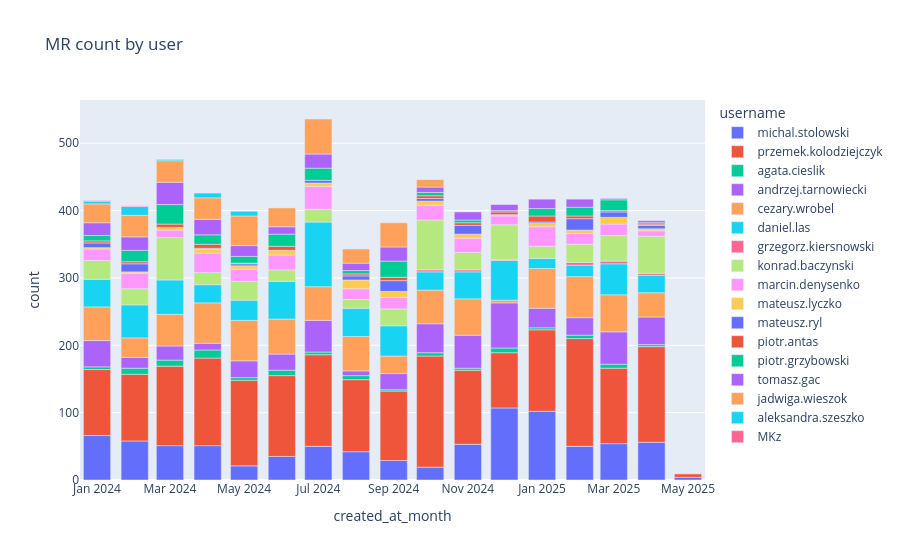

Write notebook code for a chart like this one.
### Code cell
import plotly.express as px
import warnings

warnings.filterwarnings("ignore")

mrs_count_by_author = mrs\
.groupBy('author.username','created_at_month')\
.agg(f.count('*').alias('count'))\
.orderBy(f.col('created_at_month').desc(),f.col('username'))

px.bar(mrs_count_by_author.toPandas(),x='created_at_month',y='count',color='username',title='MR count by user',height=500)

### Figure 1 — Plotly figure (JSON) as saved in the notebook; plotly's stock layout.template omitted (floating-point values rounded to 4 significant figures)
{"data": [{"alignmentgroup": "True", "hovertemplate": "username=michal.stolowski<br>created_at_month=%{x}<br>count=%{y}<extra></extra>", "legendgroup": "michal.stolowski", "marker": {"color": "#636efa", "pattern": {"shape": ""}}, "name": "michal.stolowski", "offsetgroup": "michal.stolowski", "orientation": "v", "showlegend": true, "textposition": "auto", "type": "bar", "x": ["2025-05-01T00:00:00", "2025-04-01T00:00:00", "2025-03-01T00:00:00", "2025-02-01T00:00:00", "2025-01-01T00:00:00", "2024-12-01T00:00:00", "2024-11-01T00:00:00", "2024-10-01T00:00:00", "2024-09-01T00:00:00", "2024-08-01T00:00:00", "2024-07-01T00:00:00", "2024-06-01T00:00:00", "2024-05-01T00:00:00", "2024-04-01T00:00:00", "2024-03-01T00:00:00", "2024-02-01T00:00:00", "2024-01-01T00:00:00"], "xaxis": "x", "y": [4, 56, 54, 50, 102, 107, 53, 19, 29, 42, 50, 35, 21, 51, 51, 58, 66], "yaxis": "y"}, {"alignmentgroup": "True", "hovertemplate": "username=przemek.kolodziejczyk<br>created_at_month=%{x}<br>count=%{y}<extra></extra>", "legendgroup": "przemek.kolodziejczyk", "marker": {"color": "#EF553B", "pattern": {"shape": ""}}, "name": "przemek.kolodziejczyk", "offsetgroup": "przemek.kolodziejczyk", "orientation": "v", "showlegend": true, "textposition": "auto", "type": "bar", "x": ["2025-05-01T00:00:00", "2025-04-01T00:00:00", "2025-03-01T00:00:00", "2025-02-01T00:00:00", "2025-01-01T00:00:00", "2024-12-01T00:00:00", "2024-11-01T00:00:00", "2024-10-01T00:00:00", "2024-09-01T00:00:00", "2024-08-01T00:00:00", "2024-07-01T00:00:00", "2024-06-01T00:00:00", "2024-05-01T00:00:00", "2024-04-01T00:00:00", "2024-03-01T00:00:00", "2024-02-01T00:00:00", "2024-01-01T00:00:00"], "xaxis": "x", "y": [5, 142, 112, 160, 121, 82, 110, 165, 103, 107, 136, 120, 127, 130, 118, 99, 98], "yaxis": "y"}, {"alignmentgroup": "True", "hovertemplate": "username=agata.cieslik<br>created_at_month=%{x}<br>count=%{y}<extra></extra>", "legendgroup": "agata.cieslik", "marker": {"color": "#00cc96", "pattern": {"shape": ""}}, "name": "agata.cieslik", "offsetgroup": "agata.cieslik", "orientation": "v", "showlegend": true, "textposition": "auto", "type": "bar", "x": ["2025-04-01T00:00:00", "2025-03-01T00:00:00", "2025-02-01T00:00:00", "2025-01-01T00:00:00", "2024-12-01T00:00:00", "2024-11-01T00:00:00", "2024-10-01T00:00:00", "2024-09-01T00:00:00", "2024-08-01T00:00:00", "2024-07-01T00:00:00", "2024-06-01T00:00:00", "2024-05-01T00:00:00", "2024-04-01T00:00:00", "2024-03-01T00:00:00", "2024-02-01T00:00:00", "2024-01-01T00:00:00"], "xaxis": "x", "y": [3, 6, 5, 3, 7, 3, 5, 2, 6, 4, 8, 4, 12, 9, 9, 4], "yaxis": "y"}, {"alignmentgroup": "True", "hovertemplate": "username=andrzej.tarnowiecki<br>created_at_month=%{x}<br>count=%{y}<extra></extra>", "legendgroup": "andrzej.tarnowiecki", "marker": {"color": "#ab63fa", "pattern": {"shape": ""}}, "name": "andrzej.tarnowiecki", "offsetgroup": "andrzej.tarnowiecki", "orientation": "v", "showlegend": true, "textposition": "auto", "type": "bar", "x": ["2025-04-01T00:00:00", "2025-03-01T00:00:00", "2025-02-01T00:00:00", "2025-01-01T00:00:00", "2024-12-01T00:00:00", "2024-11-01T00:00:00", "2024-10-01T00:00:00", "2024-09-01T00:00:00", "2024-08-01T00:00:00", "2024-07-01T00:00:00", "2024-06-01T00:00:00", "2024-05-01T00:00:00", "2024-04-01T00:00:00", "2024-03-01T00:00:00", "2024-02-01T00:00:00", "2024-01-01T00:00:00"], "xaxis": "x", "y": [41, 48, 26, 29, 67, 49, 43, 24, 7, 47, 24, 25, 10, 21, 16, 39], "yaxis": "y"}, {"alignmentgroup": "True", "hovertemplate": "username=cezary.wrobel<br>created_at_month=%{x}<br>count=%{y}<extra></extra>", "legendgroup": "cezary.wrobel", "marker": {"color": "#FFA15A", "pattern": {"shape": ""}}, "name": "cezary.wrobel", "offsetgroup": "cezary.wrobel", "orientation": "v", "showlegend": true, "textposition": "auto", "type": "bar", "x": ["2025-04-01T00:00:00", "2025-03-01T00:00:00", "2025-02-01T00:00:00", "2025-01-01T00:00:00", "2024-12-01T00:00:00", "2024-11-01T00:00:00", "2024-10-01T00:00:00", "2024-09-01T00:00:00", "2024-08-01T00:00:00", "2024-07-01T00:00:00", "2024-06-01T00:00:00", "2024-05-01T00:00:00", "2024-04-01T00:00:00", "2024-03-01T00:00:00", "2024-02-01T00:00:00", "2024-01-01T00:00:00"], "xaxis": "x", "y": [36, 55, 61, 59, 4, 54, 50, 26, 51, 50, 52, 60, 60, 47, 29, 50], "yaxis": "y"}, {"alignmentgroup": "True", "hovertemplate": "username=daniel.las<br>created_at_month=%{x}<br>count=%{y}<extra></extra>", "legendgroup": "daniel.las", "marker": {"color": "#19d3f3", "pattern": {"shape": ""}}, "name": "daniel.las", "offsetgroup": "daniel.las", "orientation": "v", "showlegend": true, "textposition": "auto", "type": "bar", "x": ["2025-04-01T00:00:00", "2025-03-01T00:00:00", "2025-02-01T00:00:00", "2025-01-01T00:00:00", "2024-12-01T00:00:00", "2024-11-01T00:00:00", "2024-10-01T00:00:00", "2024-09-01T00:00:00", "2024-08-01T00:00:00", "2024-07-01T00:00:00", "2024-06-01T00:00:00", "2024-05-01T00:00:00", "2024-04-01T00:00:00", "2024-03-01T00:00:00", "2024-02-01T00:00:00", "2024-01-01T00:00:00"], "xaxis": "x", "y": [26, 46, 17, 15, 59, 40, 27, 45, 42, 96, 56, 30, 27, 51, 49, 41], "yaxis": "y"}, {"alignmentgroup": "True", "hovertemplate": "username=grzegorz.kiersnowski<br>created_at_month=%{x}<br>count=%{y}<extra></extra>", "legendgroup": "grzegorz.kiersnowski", "marker": {"color": "#FF6692", "pattern": {"shape": ""}}, "name": "grzegorz.kiersnowski", "offsetgroup": "grzegorz.kiersnowski", "orientation": "v", "showlegend": true, "textposition": "auto", "type": "bar", "x": ["2025-04-01T00:00:00", "2025-03-01T00:00:00", "2025-02-01T00:00:00", "2024-12-01T00:00:00", "2024-11-01T00:00:00", "2024-10-01T00:00:00"], "xaxis": "x", "y": [3, 4, 4, 1, 3, 3], "yaxis": "y"}, {"alignmentgroup": "True", "hovertemplate": "username=konrad.baczynski<br>created_at_month=%{x}<br>count=%{y}<extra></extra>", "legendgroup": "konrad.baczynski", "marker": {"color": "#B6E880", "pattern": {"shape": ""}}, "name": "konrad.baczynski", "offsetgroup": "konrad.baczynski", "orientation": "v", "showlegend": true, "textposition": "auto", "type": "bar", "x": ["2025-04-01T00:00:00", "2025-03-01T00:00:00", "2025-02-01T00:00:00", "2025-01-01T00:00:00", "2024-12-01T00:00:00", "2024-11-01T00:00:00", "2024-10-01T00:00:00", "2024-09-01T00:00:00", "2024-08-01T00:00:00", "2024-07-01T00:00:00", "2024-06-01T00:00:00", "2024-05-01T00:00:00", "2024-04-01T00:00:00", "2024-03-01T00:00:00", "2024-02-01T00:00:00", "2024-01-01T00:00:00"], "xaxis": "x", "y": [55, 38, 27, 18, 52, 26, 74, 25, 13, 19, 17, 28, 18, 63, 24, 28], "yaxis": "y"}, {"alignmentgroup": "True", "hovertemplate": "username=marcin.denysenko<br>created_at_month=%{x}<br>count=%{y}<extra></extra>", "legendgroup": "marcin.denysenko", "marker": {"color": "#FF97FF", "pattern": {"shape": ""}}, "name": "marcin.denysenko", "offsetgroup": "marcin.denysenko", "orientation": "v", "showlegend": true, "textposition": "auto", "type": "bar", "x": ["2025-04-01T00:00:00", "2025-03-01T00:00:00", "2025-02-01T00:00:00", "2025-01-01T00:00:00", "2024-12-01T00:00:00", "2024-11-01T00:00:00", "2024-10-01T00:00:00", "2024-09-01T00:00:00", "2024-08-01T00:00:00", "2024-07-01T00:00:00", "2024-06-01T00:00:00", "2024-05-01T00:00:00", "2024-04-01T00:00:00", "2024-03-01T00:00:00", "2024-02-01T00:00:00", "2024-01-01T00:00:00"], "xaxis": "x", "y": [8, 17, 16, 29, 13, 21, 22, 17, 16, 34, 22, 18, 29, 11, 23, 17], "yaxis": "y"}, {"alignmentgroup": "True", "hovertemplate": "username=mateusz.lyczko<br>created_at_month=%{x}<br>count=%{y}<extra></extra>", "legendgroup": "mateusz.lyczko", "marker": {"color": "#FECB52", "pattern": {"shape": ""}}, "name": "mateusz.lyczko", "offsetgroup": "mateusz.lyczko", "orientation": "v", "showlegend": true, "textposition": "auto", "type": "bar", "x": ["2025-04-01T00:00:00", "2025-03-01T00:00:00", "2025-02-01T00:00:00", "2025-01-01T00:00:00", "2024-12-01T00:00:00", "2024-11-01T00:00:00", "2024-10-01T00:00:00", "2024-09-01T00:00:00", "2024-08-01T00:00:00", "2024-07-01T00:00:00", "2024-06-01T00:00:00", "2024-05-01T00:00:00", "2024-04-01T00:00:00", "2024-03-01T00:00:00", "2024-02-01T00:00:00", "2024-01-01T00:00:00"], "xaxis": "x", "y": [3, 10, 5, 5, 1, 6, 6, 9, 13, 5, 7, 5, 6, 4, 2, 2], "yaxis": "y"}, {"alignmentgroup": "True", "hovertemplate": "username=mateusz.ryl<br>created_at_month=%{x}<br>count=%{y}<extra></extra>", "legendgroup": "mateusz.ryl", "marker": {"color": "#636efa", "pattern": {"shape": ""}}, "name": "mateusz.ryl", "offsetgroup": "mateusz.ryl", "orientation": "v", "showlegend": true, "textposition": "auto", "type": "bar", "x": ["2025-04-01T00:00:00", "2025-03-01T00:00:00", "2025-02-01T00:00:00", "2025-01-01T00:00:00", "2024-12-01T00:00:00", "2024-11-01T00:00:00", "2024-10-01T00:00:00", "2024-09-01T00:00:00", "2024-08-01T00:00:00", "2024-07-01T00:00:00", "2024-05-01T00:00:00", "2024-04-01T00:00:00", "2024-02-01T00:00:00", "2024-01-01T00:00:00"], "xaxis": "x", "y": [5, 8, 17, 2, 1, 13, 4, 16, 6, 4, 3, 1, 12, 7], "yaxis": "y"}, {"alignmentgroup": "True", "hovertemplate": "username=piotr.antas<br>created_at_month=%{x}<br>count=%{y}<extra></extra>", "legendgroup": "piotr.antas", "marker": {"color": "#EF553B", "pattern": {"shape": ""}}, "name": "piotr.antas", "offsetgroup": "piotr.antas", "orientation": "v", "showlegend": true, "textposition": "auto", "type": "bar", "x": ["2025-04-01T00:00:00", "2025-03-01T00:00:00", "2025-02-01T00:00:00", "2025-01-01T00:00:00", "2024-12-01T00:00:00", "2024-11-01T00:00:00", "2024-10-01T00:00:00", "2024-09-01T00:00:00", "2024-08-01T00:00:00", "2024-06-01T00:00:00", "2024-05-01T00:00:00", "2024-04-01T00:00:00", "2024-03-01T00:00:00", "2024-02-01T00:00:00", "2024-01-01T00:00:00"], "xaxis": "x", "y": [2, 2, 4, 9, 4, 4, 4, 5, 3, 6, 1, 6, 5, 3, 3], "yaxis": "y"}, {"alignmentgroup": "True", "hovertemplate": "username=piotr.grzybowski<br>created_at_month=%{x}<br>count=%{y}<extra></extra>", "legendgroup": "piotr.grzybowski", "marker": {"color": "#00cc96", "pattern": {"shape": ""}}, "name": "piotr.grzybowski", "offsetgroup": "piotr.grzybowski", "orientation": "v", "showlegend": true, "textposition": "auto", "type": "bar", "x": ["2025-04-01T00:00:00", "2025-03-01T00:00:00", "2025-02-01T00:00:00", "2025-01-01T00:00:00", "2024-12-01T00:00:00", "2024-11-01T00:00:00", "2024-10-01T00:00:00", "2024-09-01T00:00:00", "2024-08-01T00:00:00", "2024-07-01T00:00:00", "2024-06-01T00:00:00", "2024-05-01T00:00:00", "2024-04-01T00:00:00", "2024-03-01T00:00:00", "2024-02-01T00:00:00", "2024-01-01T00:00:00"], "xaxis": "x", "y": [2, 16, 13, 11, 2, 4, 5, 24, 5, 18, 18, 10, 14, 29, 17, 8], "yaxis": "y"}, {"alignmentgroup": "True", "hovertemplate": "username=tomasz.gac<br>created_at_month=%{x}<br>count=%{y}<extra></extra>", "legendgroup": "tomasz.gac", "marker": {"color": "#ab63fa", "pattern": {"shape": ""}}, "name": "tomasz.gac", "offsetgroup": "tomasz.gac", "orientation": "v", "showlegend": true, "textposition": "auto", "type": "bar", "x": ["2025-04-01T00:00:00", "2025-03-01T00:00:00", "2025-02-01T00:00:00", "2025-01-01T00:00:00", "2024-12-01T00:00:00", "2024-11-01T00:00:00", "2024-10-01T00:00:00", "2024-09-01T00:00:00", "2024-08-01T00:00:00", "2024-07-01T00:00:00", "2024-06-01T00:00:00", "2024-05-01T00:00:00", "2024-04-01T00:00:00", "2024-03-01T00:00:00", "2024-02-01T00:00:00", "2024-01-01T00:00:00"], "xaxis": "x", "y": [3, 2, 12, 14, 9, 12, 8, 21, 11, 21, 11, 16, 23, 33, 20, 19], "yaxis": "y"}, {"alignmentgroup": "True", "hovertemplate": "username=jadwiga.wieszok<br>created_at_month=%{x}<br>count=%{y}<extra></extra>", "legendgroup": "jadwiga.wieszok", "marker": {"color": "#FFA15A", "pattern": {"shape": ""}}, "name": "jadwiga.wieszok", "offsetgroup": "jadwiga.wieszok", "orientation": "v", "showlegend": true, "textposition": "auto", "type": "bar", "x": ["2024-10-01T00:00:00", "2024-09-01T00:00:00", "2024-08-01T00:00:00", "2024-07-01T00:00:00", "2024-06-01T00:00:00", "2024-05-01T00:00:00", "2024-04-01T00:00:00", "2024-03-01T00:00:00", "2024-02-01T00:00:00", "2024-01-01T00:00:00"], "xaxis": "x", "y": [11, 36, 21, 52, 28, 44, 32, 32, 32, 28], "yaxis": "y"}, {"alignmentgroup": "True", "hovertemplate": "username=aleksandra.szeszko<br>created_at_month=%{x}<br>count=%{y}<extra></extra>", "legendgroup": "aleksandra.szeszko", "marker": {"color": "#19d3f3", "pattern": {"shape": ""}}, "name": "aleksandra.szeszko", "offsetgroup": "aleksandra.szeszko", "orientation": "v", "showlegend": true, "textposition": "auto", "type": "bar", "x": ["2024-05-01T00:00:00", "2024-04-01T00:00:00", "2024-03-01T00:00:00", "2024-02-01T00:00:00", "2024-01-01T00:00:00"], "xaxis": "x", "y": [7, 7, 2, 13, 4], "yaxis": "y"}, {"alignmentgroup": "True", "hovertemplate": "username=MKz<br>created_at_month=%{x}<br>count=%{y}<extra></extra>", "legendgroup": "MKz", "marker": {"color": "#FF6692", "pattern": {"shape": ""}}, "name": "MKz", "offsetgroup": "MKz", "orientation": "v", "showlegend": true, "textposition": "auto", "type": "bar", "x": ["2024-02-01T00:00:00", "2024-01-01T00:00:00"], "xaxis": "x", "y": [1, 1], "yaxis": "y"}], "layout": {"autosize": true, "barmode": "relative", "legend": {"title": {"text": "username"}, "tracegroupgap": 0}, "title": {"text": "MR count by user"}, "xaxis": {"anchor": "y", "autorange": true, "domain": [0, 1], "range": ["2023-12-18", "2025-05-15"], "title": {"text": "created_at_month"}, "type": "date"}, "yaxis": {"anchor": "x", "autorange": true, "domain": [0, 1], "range": [0, 564.2], "title": {"text": "count"}, "type": "linear"}}}
